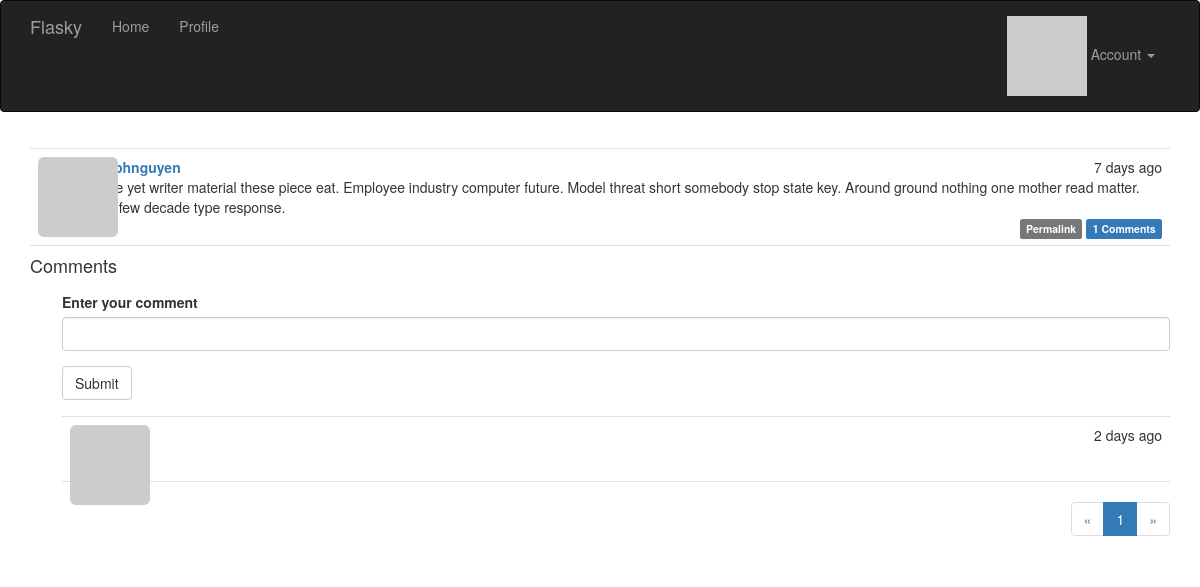
The app's page /post/66 (signed in) with its own data.
### app/models.py (models this page shows, shortened)
class Post(db.Model):
    __tablename__ = 'posts'
    id = db.Column(db.Integer, primary_key=True)
    body = db.Column(db.Text)
    body_html = db.Column(db.Text)
    timestamp = db.Column(db.DateTime, index=True, default=datetime.utcnow)
    author_id = db.Column(db.Integer, db.ForeignKey('users.id'))
    comments = db.relationship('Comment', backref='post', lazy='dynamic')

class User(UserMixin, db.Model):
    __tablename__ = 'users'
    id = db.Column(db.Integer, primary_key=True)
    username = db.Column(db.String(64), unique=True, index=True)
    role_id = db.Column(db.Integer, db.ForeignKey('roles.id'))
    password_hash = db.Column(db.String(128))
    email = db.Column(db.String(64), unique=True, index=True)
    confirmed = db.Column(db.Boolean, default=False)
    name = db.Column(db.String(64))
    location = db.Column(db.String(64))
    about_me = db.Column(db.Text())
    member_since = db.Column(db.DateTime(), default=datetime.utcnow)
    last_seen = db.Column(db.DateTime(), default=datetime.utcnow)
    avatar_hash = db.Column(db.String(32))
    posts = db.relationship('Post', backref='author', lazy='dynamic')
    followed = db.relationship('Follow',
                               foreign_keys=[Follow.follower_id],
                               backref=db.backref('follower', lazy='joined'),
                               lazy='dynamic',
                               cascade='all, delete-orphan')
    followers = db.relationship('Follow',
                                foreign_keys=[Follow.followed_id],
                                backref=db.backref('followed', lazy='joined'),
                                lazy='dynamic',
                                cascade='all, delete-orphan')
    comments = db.relationship('Comment', backref='author', lazy='dynamic')
    @property
    def password(self):
        raise AttributeError('password is not a readable attribute')
    def can(self, perm):
        return self.role is not None and self.role.has_permission(perm)
    def is_administrator(self):
        return self.can(Permission.ADMIN)
    def ping(self):
        self.last_seen = datetime.utcnow()
        db.session.add(self)
    def gravatar(self, size=100, default='identicon', rating='g'):
        url = 'https://secure.gravatar.com/avatar'
        hash = self.avatar_hash or self.gravatar_hash()
        return '{url}/{hash}?s={size}&d={default}&r={rating}'.format(
            url=url, hash=hash, size=size, default=default, rating=rating)

class Comment(db.Model):
    __tablename__ = 'comments'
    id = db.Column(db.Integer, primary_key=True)
    body = db.Column(db.Text)
    body_html = db.Column(db.Text)
    timestamp = db.Column(db.DateTime, index=True, default=datetime.utcnow)
    disabled = db.Column(db.Boolean)
    author_id = db.Column(db.Integer, db.ForeignKey('users.id'))
    post_id = db.Column(db.Integer, db.ForeignKey('posts.id'))

### app/main/views.py (the view, shortened to what this page needs)
@main.route('/post/<int:id>', methods=['GET', 'POST'])
def post(id):
    post = Post.query.get_or_404(id)
    form = CommentForm()
    page = request.args.get('page', 1, type=int)
    if page == -1:
        page = (post.comments.count() - 1) // \
               current_app.config['FLASKY_COMMENTS_PER_PAGE'] + 1
    pagination = post.comments.order_by(Comment.timestamp.asc()).paginate(
        page, per_page=current_app.config['FLASKY_COMMENTS_PER_PAGE'],
        error_out=False)
    comments = pagination.items
    return render_template('post.html', posts=[post], form=form,
                           comments=comments, pagination=pagination)

### app/main/forms.py
class CommentForm(FlaskForm):
    body = StringField('Enter your comment', validators=[DataRequired()])
    submit = SubmitField('Submit')

### app/auth/views.py (called while the page is built)
@auth.before_app_request
def before_request():
    if current_user.is_authenticated:
        current_user.ping()
        if not current_user.confirmed \
                and request.endpoint \
                and request.blueprint != 'auth' \
                and request.endpoint != 'static':
            return redirect(url_for('auth.unconfirmed'))

### app/main/__init__.py (called while the page is built)
@main.app_context_processor
def inject_permissions():
    return dict(Permission=Permission)

### app/models.py (called while the page is built)
@login_manager.user_loader
def load_user(user_id):
    return User.query.get(int(user_id))

    def has_permission(self, perm):
        return self.permissions & perm == perm

### app/templates/post.html (shortened to what this page needs)
{% extends "base.html" %}
{% import "bootstrap/wtf.html" as wtf %}
{% import "_macros.html" as macros %}
{% block page_content %}
{% include '_posts.html' %}
<h4 id="comments">Comments</h4>
{% if current_user.can(Permission.COMMENT) %}
<div class="comment-form">
    {{ wtf.quick_form(form) }}
</div>
{% endif %}
{% include '_comments.html' %}
{% if pagination %}
<div class="pagination">
    {{ macros.pagination_widget(pagination, '.post', fragment='#comments', id=posts[0].id) }}
</div>
{% endif %}
{% endblock %}

### app/templates/_posts.html (shortened to what this page needs)
<ul class="posts">
    {% for post in posts %}
    <li class="post">
        <div class="post-thumbnail">
            <a href="{{ url_for('.user', username=post.author.username) }}">
                <img class="img-rounded profile-thumbnail" src="{{ post.author.gravatar(size=40) }}">
            </a>
        </div>
        <div class="post-content">
            <div class="post-date">{{ moment(post.timestamp).fromNow() }}</div>
            <div class="post-author"><a href="{{ url_for('.user', username=post.author.username) }}">{{ post.author.username }}</a></div>
            <div class="post-body">
                {% if post.body_html %}
                    {{ post.body_html | safe }}
                {% else %}
                    {{ post.body }}
                {% endif %}
            </div>
             <div class="post-footer">
                <a href="{{ url_for('.post', id=post.id) }}">
                    <span class="label label-default">Permalink</span>
                </a>
                 <a href="{{ url_for('.post', id=post.id) }}#comments">
                    <span class="label label-primary">{{ post.comments.count() }} Comments</span>
                </a>
            </div>
        </div>
    </li>
    {% endfor %}
</ul>

### app/templates/_comments.html (shortened to what this page needs)
<ul class="comments">
    {% for comment in comments %}
    <li class="comment">
        <div class="comment-thumbnail">
            <a href="{{ url_for('.user', username=comment.author.username) }}">
                <img class="img-rounded profile-thumbnail" src="{{ comment.author.gravatar(size=40) }}">
            </a>
        </div>
        <div class="comment-content">
            <div class="comment-date">{{ moment(comment.timestamp).fromNow() }}</div>
            <div class="comment-author"><a href="{{ url_for('.user', username=comment.author.username) }}">{{ comment.author.username }}</a></div>
            <div class="comment-body">
            </div>
        </div>
    </li>
    {% endfor %}
</ul>

### app/static/styles.css (style rules this page uses)
.profile-thumbnail { position: absolute; }
ul.posts { list-style-type: none; padding: 0px; margin: 16px 0px 0px 0px; border-top: 1px solid #e0e0e0; }
ul.posts li.post { padding: 8px; border-bottom: 1px solid #e0e0e0; }
div.post-date { float: right; }
div.post-author { font-weight: bold; }
div.post-thumbnail { position: absolute; }
div.post-content { margin-left: 48px; min-height: 48px; }
div.post-footer { text-align: right; }
ul.comments { list-style-type: none; padding: 0px; margin: 16px 0px 0px 0px; }
ul.comments li.comment { margin-left: 32px; padding: 8px; border-bottom: 1px solid #e0e0e0; }
ul.comments li.comment:nth-child(1) { border-top: 1px solid #e0e0e0; }
div.comment-date { float: right; }
div.comment-author { font-weight: bold; }
div.comment-thumbnail { position: absolute; }
div.comment-content { margin-left: 48px; min-height: 48px; }
div.comment-form { margin: 16px 0px 16px 32px; }
div.pagination { width: 100%; text-align: right; padding: 0px; margin: 0px; }

### records on screen
Post: timestamp "7 days ago", author.username "josephnguyen", body "Name yet writer material these piece eat. Employee industry computer future. Model threat short somebody stop state key. Around ground nothing one mother read matter. High few decade type response.", comments.count "1"
Comment: timestamp "2 days ago"

### other values on screen
{{ p }} "1"
